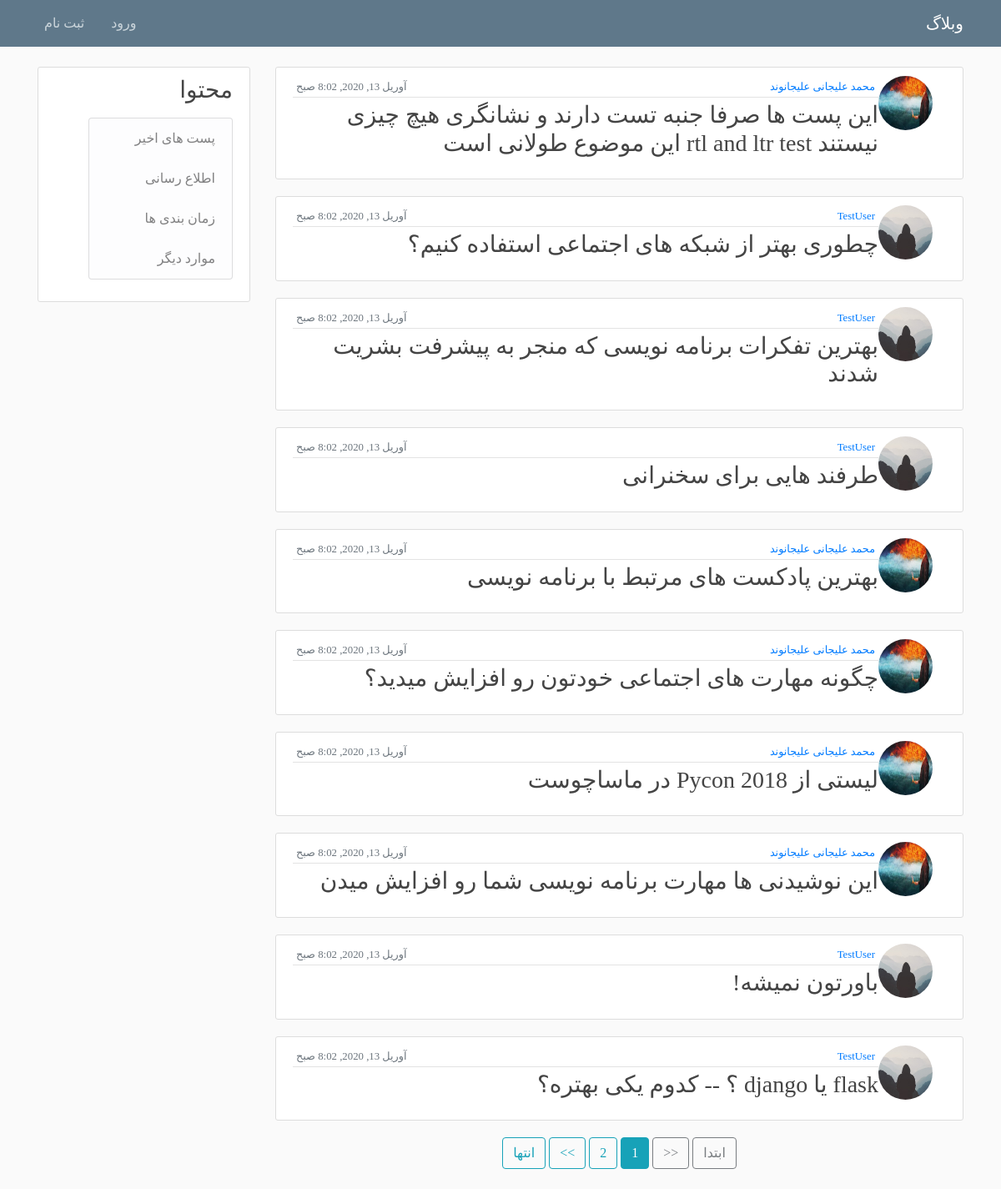
Before: / with the older database file.
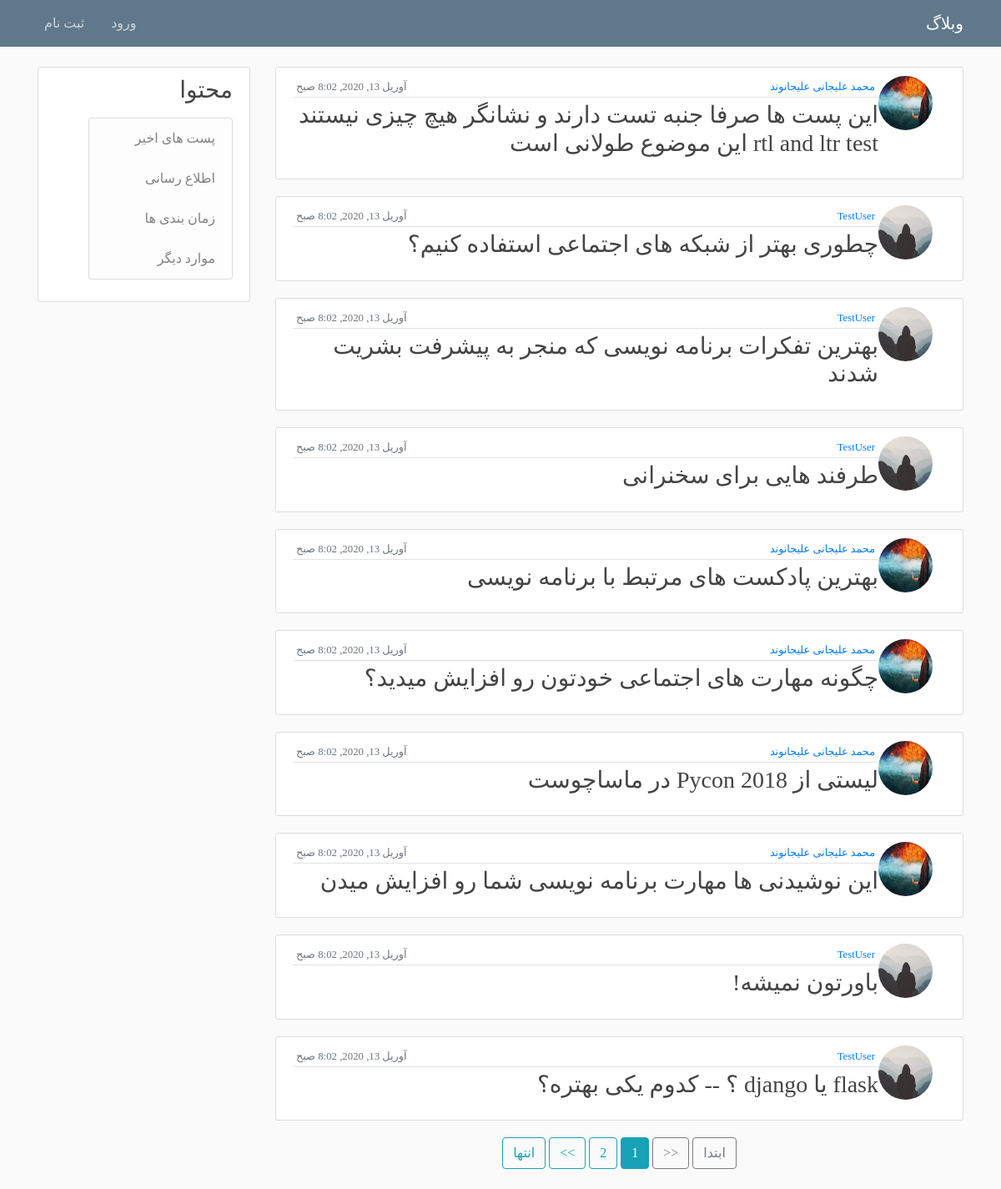
After: the same page with the newer database file.
### blog/models.py (models this page shows, shortened)
class Post(models.Model):
    author = models.ForeignKey(User, on_delete=models.CASCADE)
    title = models.CharField(max_length=200)
    content = ckeditor.RichTextField()
    date_posted = models.DateTimeField(default=timezone.now)

### users/models.py (models this page shows, shortened)
class Profile(models.Model):
    user = models.OneToOneField(User, on_delete=models.CASCADE)
    image = models.ImageField(default='default.jpg', upload_to='profile_pics')

### blog/views.py (the view)
# urls.py: path('', views.PostListView.as_view(), name='home'),
class PostListView(ListView):
    model = Post
    context_object_name = 'posts'
    ordering = ['-date_posted']
    template_name = 'blog/home.html'
    paginate_by = 10

### blog/templates/blog/home.html (shortened to what this page needs)
{% extends "blog/base.html" %}
{% load jformat %}
{% block content %}
{% for post in posts %}
<article class="media content-section">
    <img src="{{ post.author.profile.image.url }}" alt="نمایه" class="rounded-circle article-img">
    <div class="media-body">
        <div class="article-metadata">
            <small class="m-1 text-muted float-left">{{ post.date_posted|jformat:"%B %d, %Y" }}</small>
            <small class="m-1 text-muted">
                <a href="{% url 'blog:profile' post.author.username %}">
                    {% if post.author.first_name %}
                    {{ post.author.first_name }}
                    {% else %}
                    {{ post.author }}
                    {% endif %}
                </a>
            </small>
        </div>
        <h3><a class="article-title" href="{% url 'blog:detail' post.id %}">{{ post.title }}</a></h3>
    </div>
</article>
{% endfor %}
{% endblock content %}

Changed rows visible on the page:
changed Post: title "این پست ها صرفا جنبه تست دارند و نشانگری هیچ چیزی نیستند rtl and ltr test این موضوع طولانی است" → "این پست ها صرفا جنبه تست دارند و نشانگر هیچ چیزی نیستند rtl and ltr test این موضوع طولانی است"
